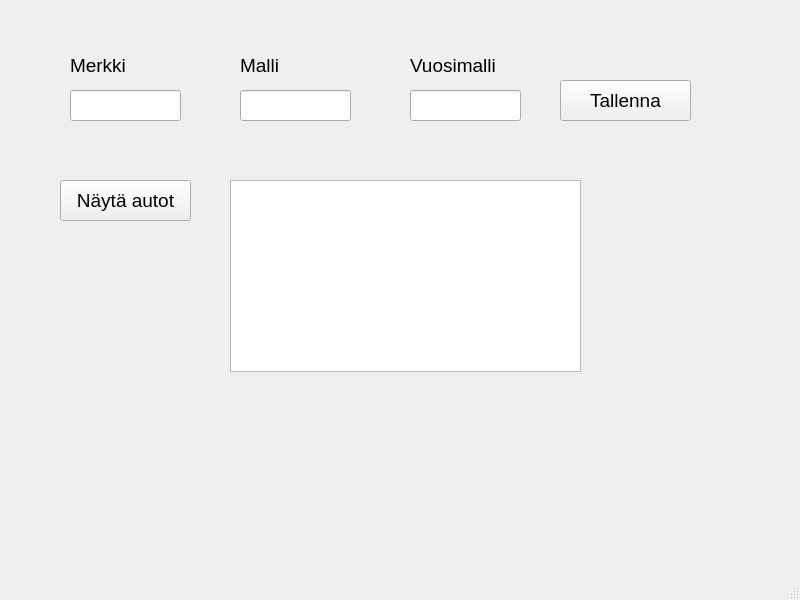
<?xml version="1.0" encoding="UTF-8"?>
<ui version="4.0">
 <class>MainWindow</class>
 <widget class="QMainWindow" name="MainWindow">
  <property name="geometry">
   <rect>
    <x>0</x>
    <y>0</y>
    <width>800</width>
    <height>600</height>
   </rect>
  </property>
  <property name="font">
   <font>
    <pointsize>14</pointsize>
   </font>
  </property>
  <property name="windowTitle">
   <string>MainWindow</string>
  </property>
  <widget class="QWidget" name="centralwidget">
   <widget class="QLabel" name="label">
    <property name="geometry">
     <rect>
      <x>70</x>
      <y>50</y>
      <width>101</width>
      <height>31</height>
     </rect>
    </property>
    <property name="font">
     <font>
      <pointsize>14</pointsize>
     </font>
    </property>
    <property name="text">
     <string>Merkki</string>
    </property>
   </widget>
   <widget class="QLineEdit" name="textBrand">
    <property name="geometry">
     <rect>
      <x>70</x>
      <y>90</y>
      <width>111</width>
      <height>31</height>
     </rect>
    </property>
    <property name="font">
     <font>
      <pointsize>14</pointsize>
     </font>
    </property>
   </widget>
   <widget class="QLabel" name="label_2">
    <property name="geometry">
     <rect>
      <x>240</x>
      <y>50</y>
      <width>101</width>
      <height>31</height>
     </rect>
    </property>
    <property name="font">
     <font>
      <pointsize>14</pointsize>
     </font>
    </property>
    <property name="text">
     <string>Malli</string>
    </property>
   </widget>
   <widget class="QLineEdit" name="textModel">
    <property name="geometry">
     <rect>
      <x>240</x>
      <y>90</y>
      <width>111</width>
      <height>31</height>
     </rect>
    </property>
    <property name="font">
     <font>
      <pointsize>14</pointsize>
     </font>
    </property>
   </widget>
   <widget class="QLabel" name="label_3">
    <property name="geometry">
     <rect>
      <x>410</x>
      <y>50</y>
      <width>101</width>
      <height>31</height>
     </rect>
    </property>
    <property name="font">
     <font>
      <pointsize>14</pointsize>
     </font>
    </property>
    <property name="text">
     <string>Vuosimalli</string>
    </property>
   </widget>
   <widget class="QLineEdit" name="textYearModel">
    <property name="geometry">
     <rect>
      <x>410</x>
      <y>90</y>
      <width>111</width>
      <height>31</height>
     </rect>
    </property>
    <property name="font">
     <font>
      <pointsize>14</pointsize>
     </font>
    </property>
   </widget>
   <widget class="QPushButton" name="btnSave">
    <property name="geometry">
     <rect>
      <x>560</x>
      <y>80</y>
      <width>131</width>
      <height>41</height>
     </rect>
    </property>
    <property name="text">
     <string>Tallenna</string>
    </property>
   </widget>
   <widget class="QPushButton" name="btnShow">
    <property name="geometry">
     <rect>
      <x>60</x>
      <y>180</y>
      <width>131</width>
      <height>41</height>
     </rect>
    </property>
    <property name="text">
     <string>Näytä autot</string>
    </property>
   </widget>
   <widget class="QTableView" name="tableCars">
    <property name="geometry">
     <rect>
      <x>230</x>
      <y>180</y>
      <width>351</width>
      <height>192</height>
     </rect>
    </property>
   </widget>
  </widget>
  <widget class="QMenuBar" name="menubar">
   <property name="geometry">
    <rect>
     <x>0</x>
     <y>0</y>
     <width>800</width>
     <height>32</height>
    </rect>
   </property>
  </widget>
  <widget class="QStatusBar" name="statusbar"/>
 </widget>
 <resources/>
 <connections/>
</ui>
